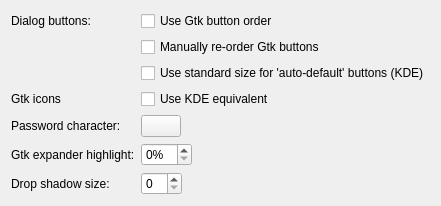
     <widget class="QWidget" name="page_12">
      <layout class="QFormLayout" name="formLayout_19">
       <property name="fieldGrowthPolicy">
        <enum>QFormLayout::ExpandingFieldsGrow</enum>
       </property>
       <item row="0" column="0">
        <widget class="QLabel" name="label_80">
         <property name="text">
          <string>Dialog buttons:</string>
         </property>
        </widget>
       </item>
       <item row="0" column="1">
        <widget class="QCheckBox" name="gtkButtonOrder">
         <property name="toolTip">
          <string>&lt;p&gt;If enabled, dialogs will use the 'Cancel / OK' button order as used in the GNOME and OSX desktops, otherwise the 'OK / Cancel' order will be used.</string>
         </property>
         <property name="text">
          <string>Use Gtk button order</string>
         </property>
        </widget>
       </item>
       <item row="1" column="1">
        <widget class="QCheckBox" name="reorderGtkButtons">
         <property name="toolTip">
          <string>&lt;p&gt;If this is enabled and 'Use Gtk button order' is not, QtCurve will attempt to manually set the order of buttons in Gtk dialogs.&lt;/p&gt;&lt;p&gt;&lt;b&gt;NOTE:&lt;/b&gt; This is experimental, and may produce unexpected results!&lt;/p&gt;</string>
         </property>
         <property name="text">
          <string>Manually re-order Gtk buttons</string>
         </property>
        </widget>
       </item>
       <item row="2" column="1">
        <widget class="QCheckBox" name="stdBtnSizes">
         <property name="toolTip">
          <string>&lt;p&gt;Auto-default buttons are buttons that can become 'default' buttons - i.e. will react the user pressing 'return'.&lt;/p&gt;
&lt;p&gt;In Gtk2 applications, most 'auto-default' buttons have a taller appearance than standard buttons. QtCurve attempts to mimic this for KDE applications - this may be disabled by enabling this option.&lt;/p&gt;</string>
         </property>
         <property name="text">
          <string>Use standard size for 'auto-default' buttons (KDE)</string>
         </property>
        </widget>
       </item>
       <item row="3" column="0">
        <widget class="QLabel" name="label_79">
         <property name="text">
          <string>Gtk icons</string>
         </property>
        </widget>
       </item>
       <item row="3" column="1">
        <widget class="QCheckBox" name="mapKdeIcons">
         <property name="toolTip">
          <string>&lt;p&gt;Enable this option so that QtCurve can attempt to map from the KDE icon names to their Gtk equivalent for Gtk applications.</string>
         </property>
         <property name="text">
          <string>Use KDE equivalent</string>
         </property>
        </widget>
       </item>
       <item row="4" column="0">
        <widget class="QLabel" name="label">
         <property name="text">
          <string>Password character:</string>
         </property>
        </widget>
       </item>
       <item row="4" column="1">
        <widget class="QPushButton" name="passwordChar">
         <property name="sizePolicy">
          <sizepolicy hsizetype="Fixed" vsizetype="Fixed">
           <horstretch>0</horstretch>
           <verstretch>0</verstretch>
          </sizepolicy>
         </property>
         <property name="toolTip">
          <string>&lt;p&gt;Sets the character used to hide password entries.</string>
         </property>
        </widget>
       </item>
       <item row="5" column="0">
        <widget class="QLabel" name="label_77">
         <property name="text">
          <string>Gtk expander highlight:</string>
         </property>
        </widget>
       </item>
       <item row="5" column="1">
        <widget class="QSpinBox" name="expanderHighlight">
         <property name="toolTip">
          <string>&lt;p&gt;Defines the amount by which the popup menu background will be lightened (or darkened).</string>
         </property>
         <property name="suffix">
          <string>%</string>
         </property>
        </widget>
       </item>
       <item row="6" column="0">
        <widget class="QLabel" name="shadowSizeLabel">
         <property name="text">
          <string>Drop shadow size:</string>
         </property>
        </widget>
       </item>
       <item row="6" column="1">
        <widget class="QSpinBox" name="dropShadowSize">
         <property name="toolTip">
          <string>&lt;p&gt;Sets the base value used for determining drop shadow sizes.&lt;/p&gt;&lt;p&gt;X11 only.&lt;/p&gt;</string>
         </property>
        </widget>
       </item>
      </layout>
     </widget>
